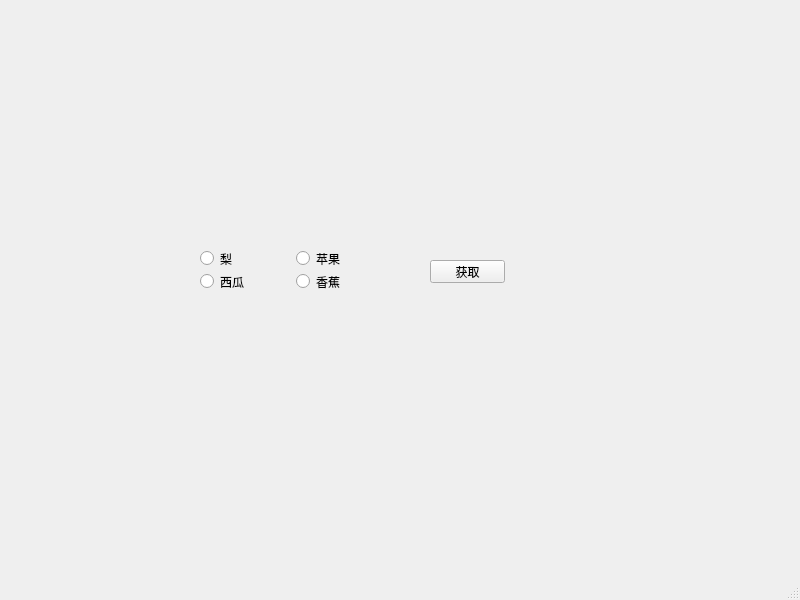
<?xml version="1.0" encoding="UTF-8"?>
<ui version="4.0">
 <class>MainWindow</class>
 <widget class="QMainWindow" name="MainWindow">
  <property name="geometry">
   <rect>
    <x>0</x>
    <y>0</y>
    <width>800</width>
    <height>600</height>
   </rect>
  </property>
  <property name="windowTitle">
   <string>MainWindow</string>
  </property>
  <widget class="QWidget" name="centralwidget">
   <widget class="QPushButton" name="pushButton">
    <property name="geometry">
     <rect>
      <x>430</x>
      <y>260</y>
      <width>75</width>
      <height>23</height>
     </rect>
    </property>
    <property name="text">
     <string>获取</string>
    </property>
   </widget>
   <widget class="QWidget" name="">
    <property name="geometry">
     <rect>
      <x>200</x>
      <y>250</y>
      <width>186</width>
      <height>40</height>
     </rect>
    </property>
    <layout class="QGridLayout" name="gridLayout">
     <item row="0" column="0">
      <widget class="QRadioButton" name="radioButton">
       <property name="text">
        <string>梨</string>
       </property>
       <property name="autoExclusive">
        <bool>false</bool>
       </property>
      </widget>
     </item>
     <item row="0" column="1">
      <widget class="QRadioButton" name="radioButton_4">
       <property name="text">
        <string>苹果</string>
       </property>
       <property name="autoExclusive">
        <bool>false</bool>
       </property>
      </widget>
     </item>
     <item row="1" column="0">
      <widget class="QRadioButton" name="radioButton_2">
       <property name="text">
        <string>西瓜</string>
       </property>
       <property name="autoExclusive">
        <bool>false</bool>
       </property>
      </widget>
     </item>
     <item row="1" column="1">
      <widget class="QRadioButton" name="radioButton_3">
       <property name="text">
        <string>香蕉</string>
       </property>
       <property name="autoExclusive">
        <bool>false</bool>
       </property>
      </widget>
     </item>
    </layout>
   </widget>
  </widget>
  <widget class="QMenuBar" name="menubar">
   <property name="geometry">
    <rect>
     <x>0</x>
     <y>0</y>
     <width>800</width>
     <height>23</height>
    </rect>
   </property>
  </widget>
  <widget class="QStatusBar" name="statusbar"/>
 </widget>
 <resources/>
 <connections/>
</ui>
